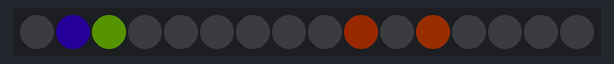
Simulated run of this sketch. Board: Arduino Uno, built with avr-gcc and run on an emulated ATmega328P. Parts: 16 RGB LEDs in strip order, left to right. Dim RGB values are drawn brighter than linear; random numbers use the default seed unless the sketch sets one.

Above: at 0.05 s.
At 5.01 s:
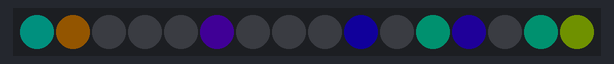
At 9.98 s:
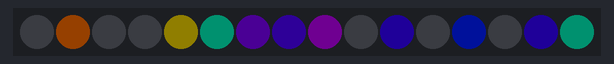
At 19.91 s:
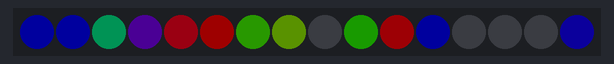
At 29.84 s:
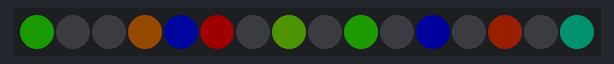
At 39.87 s:
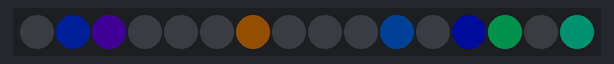

The sketch:

random_rotate.ino
```cpp
#include <Adafruit_NeoPixel.h>

#define PIN 0

Adafruit_NeoPixel strip = Adafruit_NeoPixel(16, PIN);

// We store color values outside the strip because we set a default
// brightness. As a result, calling getPixelColor to then call setPixelColor
// is lossy and changes colors.
uint32_t values[16] = {0,0,0,0,0,0,0,0,0,0,0,0,0,0,0,0};

void setup() {
  strip.begin();
  strip.setBrightness(30);
}

// Randomly choose colors for all pixels, then rotate a full cycle in either
// direction.
void loop() {
  uint16_t i,j;
  for (i=0; i<16; i++) {
    // We do this with one call to random and bit-masking. See random_some for
    // similar ideas.
    uint16_t r = random(1024);
    switch(r & 3) {
    case 0:
      // 25% of the time, turn the pixel off.
      values[i] = strip.Color(0,0,0);
      break;
    case 1:
      // 25% of the time, give it a new color.
      values[i] = Wheel((r >> 2) & 255);
      break;
      // 50% of the time, leave it alone.
    }
  }

  // If direction is positive, we walk forwards along the strip. When
  // negative, we walk backwards.
  uint32_t direction = random(2)?1:-1;

  // The outer loop means that we perform a full rotation.
  for (j=0; j<16; j++) {
    // The inner loop causes every pixel to get the next value on a single
    // step of our rotation.
    for (i=0; i<16; i++) {
      // Treat values as a circular buffer - as we walk off its end, we
      // continue to its start.
      strip.setPixelColor(i, values[(i+j*direction) % 16]);
    }
    strip.show();
    delay(100);
  }
}

// Input a value 0 to 255 to get a color value.
// The colours are a transition r - g - b - back to r.
uint32_t Wheel(byte WheelPos) {
  WheelPos = 255 - WheelPos;
  if(WheelPos < 85) {
    return strip.Color(255 - WheelPos * 3, 0, WheelPos * 3);
  }
  if(WheelPos < 170) {
    WheelPos -= 85;
    return strip.Color(0, WheelPos * 3, 255 - WheelPos * 3);
  }
  WheelPos -= 170;
  return strip.Color(WheelPos * 3, 255 - WheelPos * 3, 0);
}
```
